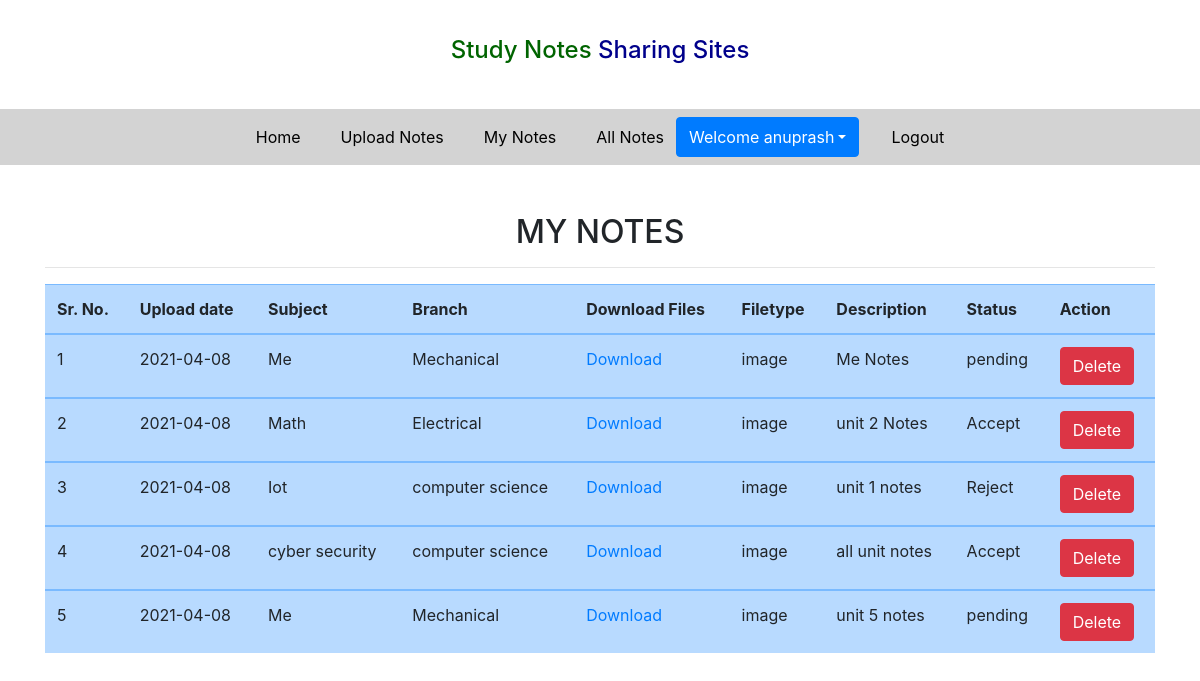
The app's page /mynotes/ (signed in) with its own data.
### notes/models.py (models this page shows)
class Notes(models.Model):
    user = models.ForeignKey(User,on_delete=models.CASCADE)
    uploadingdate = models.CharField(max_length=10)
    branch = models.CharField(max_length=10)
    subject = models.CharField(max_length=15)
    filetype = models.CharField(max_length=15)
    notesfile = models.FileField (null=True)
    role = models.CharField(max_length=15, null=True)
    description = models.CharField(max_length=150, null=True)
    status = models.CharField(max_length=15,null=True)
    def __str__(self):
        return self.subject

### notes/views.py (the view)
# urls.py: path('mynotes/', views.my_notes,name='mynotes'),
def my_notes(request):
    if not request.user.is_authenticated:
        return redirect('/login/')
    user = request.user
    data = Notes.objects.filter(user=user)
    print(data)
    print(data.query)
    d = {'data':data}
    return render(request,'mynotes.html',d)

### notes/templates/mynotes.html (shortened to what this page needs)
<!DOCTYPE html>
<html lang="en">
<head>
</head>
<body>
</body>
</html>{% extends 'user_navigation.html' %}
{% load static %}
{% block body %}
<div class="container mt-5">
    <div class="row">
        <div class="col-sm-12">
            <h2 class="text-center">MY NOTES</h2>
            <hr>
            <div class="mt-3">
                <table class="table table-primary">
                    <thead>
                    <tr>
                        <th>Sr. No.</th>
                        <th>Upload date</th>
                        <th>Subject</th>
                        <th>Branch</th>
                        <th>Download Files</th>
                        <th>Filetype</th>
                        <th>Description</th>
                        <th>Status</th>
                        <th>Action</th>
                    </tr>
                    </thead>
                    {% for i in data %}
                    <tbody>
                        <tr>
                            <td>{{forloop.counter}}</td>
                            <td>{{i.uploadingdate}}</td>
                            <td>{{i.subject}}</td>
                            <td>{{i.branch}}</td>
                            <td><a href="{{i.notesfile.url}}" download>Download</a></td>
                            <td>{{i.filetype}}</td>
                            <td>{{i.description}}</td>
                            <td>{{i.status}}</td>
                            <td><a href="{% url 'delete' i.id %}" class="btn btn-danger" onclick="return confirm('Are you Sure?')">Delete</a></td>
                        </tr>
                    </tbody>
                       {% endfor %}
                </table>
            </div>
        </div>
    </div>
</div>
{% endblock %}

### notes/templates/user_navigation.html (shortened to what this page needs)
<!DOCTYPE html>
<html lang="en">
<head>
  {% load static %}
  <link rel="stylesheet" href="https://maxcdn.bootstrapcdn.com/bootstrap/4.3.1/css/bootstrap.min.css">
  <link rel="stylesheet" href="https://use.fontawesome.com/releases/v5.6.3/css/all.css">
  <link rel="stylesheet" href="{% static 'css/style.css' %}">
</head>
<body>
<h4 class="text-center" style="padding:3%"><span style="color:darkgreen">Study Notes</span> <span style="color:darkblue">Sharing Sites</span></h4>
<nav class="navbar navbar-expand-sm justify-content-center" style="background-color:lightgray">
  <ul class="navbar-nav">
    <li class="navbar-item ">
      <a class="nav-link" href="{% url 'profile' %}">Home</a>
    </li>
    <li class="navbar-item ml-4">
      <a class="nav-link" href="{% url 'upload_notes' %}">Upload Notes</a>
    </li>
    <li class="navbar-item ml-4">
      <a class="nav-link" href="{% url 'mynotes' %}">My Notes</a>
    </li>
    <li class="navbar-item ml-4">
      <a class="nav-link" href="{% url 'view_all_notes' %}">All Notes</a>
    </li>
    <div class="btn-group">
        <button type="button" class="btn btn-primary dropdown-toggle ml-1" data-toggle="dropdown">Welcome {{request.user.first_name}}</button>
    </div>
      <li class="navbar-item ml-4">
      <a class="nav-link" href="{% url 'admin_logout' %}">Logout</a>
    </li>
  </ul>
</nav>
</body>
</html>
{% block body %}
{% endblock %}

### notes/static/css/style.css (style rules this page uses)
.nav-link { color:black }

### records on screen
Notes: uploadingdate "2021-04-08", subject "Me", branch "Mechanical", filetype "image", description "Me Notes", status "pending"
Notes: uploadingdate "2021-04-08", subject "Math", branch "Electrical", filetype "image", description "unit 2 Notes", status "Accept"
Notes: uploadingdate "2021-04-08", subject "Iot", branch "computer science", filetype "image", description "unit 1 notes", status "Reject"
Notes: uploadingdate "2021-04-08", subject "cyber security", branch "computer science", filetype "image", description "all unit notes", status "Accept"
Notes: uploadingdate "2021-04-08", subject "Me", branch "Mechanical", filetype "image", description "unit 5 notes", status "pending"

### other values on screen
{{ request.user.first_name }} "anuprash"
